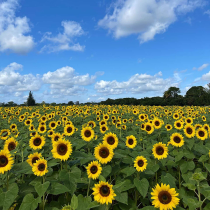
#> input picture A02/the_berry_farms_sunflower_field.jpeg, 210 x 210 px, shrunk from 1440 x 1440 before the run
$ jupyter execute --allow-errors IPMVASS02.ipynb   (Python 2 division)   (older library calls are emulated)
#> lines starting #> are read from the running program, lines starting #| are printed output that depends on the picture
[cell 1]
import cv2
import numpy as np

# Load the image
image_path = 'the_berry_farms_sunflower_field.jpeg'
im = cv2.imread(image_path, cv2.IMREAD_REDUCED_COLOR_4)
#> im is the input picture: shape (210, 210, 3); mean B, G, R 119.8, 125.3, 100.4
gray = cv2.cvtColor(im, cv2.COLOR_BGR2GRAY)
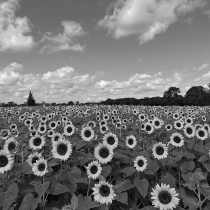
#> gray: shape (210, 210); min 5, max 251, mean 117.2

# Define the range of sigma values
sigma_values = np.linspace(1, 10, 20)  # You can adjust the range as needed

# Initialize variables to store the detected circles and their parameters
detected_circles = []

# Loop through different sigma values
for sigma in sigma_values:
    # Apply Gaussian blur with the current sigma value
    blurred = cv2.GaussianBlur(gray, (0, 0), sigma)

    # Compute the Laplacian of Gaussian (LoG)
    log = cv2.Laplacian(blurred, cv2.CV_64F)

    # Apply a threshold to the LoG output to detect blob-like structures
    threshold = 0.03  # Adjust the threshold as needed
    blob_mask = (log > threshold)

    # Find contours of blob-like structures
    contours, _ = cv2.findContours(np.uint8(blob_mask), cv2.RETR_EXTERNAL, cv2.CHAIN_APPROX_SIMPLE)

    # Filter and draw circles based on the contours
    for contour in contours:
        # Calculate the center and radius of the circle
        ((x, y), radius) = cv2.minEnclosingCircle(contour)
        detected_circles.append((int(x), int(y), int(radius)))
#> this loop made 20 passes
#> pass 1, `blurred = cv2.GaussianBlur(gray, (0, 0), sigma)`:
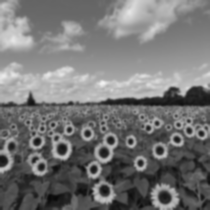
#> blurred: shape (210, 210); min 8, max 241, mean 117.2
#> pass 1, `log = cv2.Laplacian(blurred, cv2.CV_64F)`:
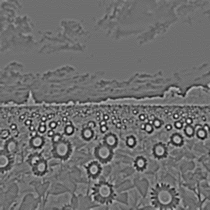
#> log: shape (210, 210) float64; min -63, max 82, mean 0; drawn with min black and max white
#> pass 1, `blob_mask = (log > threshold)`:
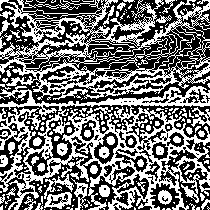
#> blob_mask: shape (210, 210) bool; 45.8% white in thin lines or dots
#> after the loop:
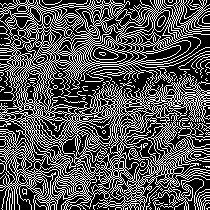
#> blob_mask: shape (210, 210) bool; 33.6% white in thin lines or dots
#> after the loop:
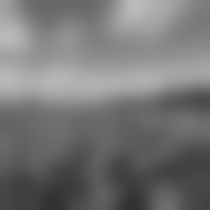
#> blurred: shape (210, 210); min 48, max 187, mean 117.2
#> after the loop, detected_circles = 4447 items, first 6: (82, 209, 0), (50, 209, 0), (44, 209, 0), (168, 209, 2), (163, 208, 1), (197, 208, 1)

# Draw the detected circles on the image
output_image = im.copy()
for x, y, radius in detected_circles:
    cv2.circle(output_image, (x, y), radius, (0, 255, 0), 2)
#> this loop made 4447 passes
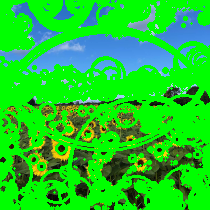
#> output_image: shape (210, 210, 3); mean B, G, R 42.6, 202.6, 29

# Display or save the output image
cv2.imshow("Detected Circles", output_image)
cv2.waitKey(0)
cv2.destroyAllWindows()

[cell 2]
import numpy as np
from scipy.optimize import minimize
from scipy import linalg
import matplotlib.pyplot as plt
import math
from scipy import optimize
import random
from matplotlib.patches import Circle

# Code 2:

# Constants
NUM_POINTS = 100
HALF_NUM_POINTS = NUM_POINTS // 2
CIRCLE_RADIUS = 10
CIRCLE_CENTER_X, CIRCLE_CENTER_Y = 2, 3
NOISE_SCALE = CIRCLE_RADIUS / 16

# Generate points on a circle and a line
circle_angles = np.random.uniform(0, 2 * np.pi, HALF_NUM_POINTS)
circle_noise = NOISE_SCALE * np.random.randn(HALF_NUM_POINTS)
circle_x = CIRCLE_CENTER_X + (CIRCLE_RADIUS + circle_noise) * np.cos(circle_angles)
circle_y = CIRCLE_CENTER_Y + (CIRCLE_RADIUS + circle_noise) * np.sin(circle_angles)
circle_points = np.hstack((circle_x.reshape(HALF_NUM_POINTS, 1), circle_y.reshape(HALF_NUM_POINTS, 1)))

line_slope = 1.0
line_intercept = 2
line_x = np.linspace(-12, 12, HALF_NUM_POINTS)
line_y = line_slope * line_x + line_intercept + NOISE_SCALE * np.random.randn(HALF_NUM_POINTS)
line_points = np.hstack((line_x.reshape(HALF_NUM_POINTS, 1), line_y.reshape(HALF_NUM_POINTS, 1)))

# Combine circle and line points
all_points = np.vstack((circle_points, line_points))

# Create a figure and plot the points
fig, ax = plt.subplots(1, 1, figsize=(8, 8))

ax.scatter(line_points[:, 0], line_points[:, 1], label='Line', color='blue')
ax.scatter(circle_points[:, 0], circle_points[:, 1], label='Circle', color='green')

ground_truth_circle = plt.Circle((CIRCLE_CENTER_X, CIRCLE_CENTER_Y), CIRCLE_RADIUS, color='red', fill=False, label='Ground truth circle')
ax.add_patch(ground_truth_circle)
ax.plot(CIRCLE_CENTER_X, CIRCLE_CENTER_Y, '+', color='red')

x_min, x_max = ax.get_xlim()
x_range = np.array([x_min, x_max])
y_range = line_slope * x_range + line_intercept
plt.plot(x_range, y_range, color='purple', label='Ground truth line')

plt.legend()
plt.show()

# Code 3:

# Dataset
num_samples = all_points.shape[0]
data = all_points

# [8 lines left out: function calculate_distance, not called in this run]

def calc_tls(x, indices):
    a_val = x[0]
    b_val = x[1]
    d_val = x[2]

    return np.sum(np.square(a_val * data[indices, 0] + b_val * data[indices, 1] - d_val))

def g_constraint(x):
    return x[0] ** 2 + x[1] ** 2 - 1

def parallel_constraint(x):
    # Ensure that the RANSAC line is nearly parallel to the ground truth line
    # The constraint enforces that the direction (a, b) is close to the ground truth direction
    parallel_direction = np.array([line_slope, -1])  # Direction of the ground truth line
    direction = np.array([x[0], x[1]])  # Direction of the RANSAC line
    return np.dot(parallel_direction, direction)

constraints = ({'type': 'eq', 'fun': g_constraint}, {'type': 'eq', 'fun': parallel_constraint})

def best_fit_line(X, x_params, threshold):
    a_val = x_params[0]
    b_val = x_params[1]
    d_val = x_params[2]

    errors = np.absolute(a_val * X[:, 0] + b_val * X[:, 1] - d_val)

    return errors < threshold

threshold_value = 1.0
num_outliers = 0.5 * num_samples
max_iterations = 100
iteration_count = 0
best_line_model = []
best_error = np.inf
best_sample_line = []
best_inlier_line = []

while iteration_count < max_iterations:
    random_indices = np.random.randint(0, num_samples, 2)
    initial_params = np.array([1, 1, 0])
    result = minimize(fun=calc_tls, args=random_indices, x0=initial_params, tol=1e-6, constraints=constraints, options={'disp': True})
    inlier_mask = best_fit_line(data, result.x, threshold_value)

    if inlier_mask.sum() > num_outliers:
        initial_params = result.x
        result = minimize(fun=calc_tls, args=inlier_mask, x0=initial_params, tol=1e-6, constraints=constraints, options={'disp': True})
        if result.fun < best_error:
            best_error = result.fun
            best_line_model = result.x
            best_sample_line = data[random_indices, :]
            best_inlier_line = inlier_mask
            result_with_sample = initial_params
            print("Best line model: ", best_line_model)
            print("Best error: ", best_error)
            print("Best sample: ", best_sample_line)
            print("Best inlier: ", best_inlier_line)
            print("Number of inliers: ", best_inlier_line.sum())
            print("Number of outliers: ", num_samples - best_inlier_line.sum())
            print("Number of iterations: ", iteration_count)
            print("------------------------------------------------------")

    iteration_count += 1

print("The Best Line model obtained: ", best_line_model)

fig, ax = plt.subplots(1, 1, figsize=(8, 8))
ax.scatter(data[:, 0], data[:, 1], label='All points')
ax.scatter(data[best_inlier_line, 0], data[best_inlier_line, 1], color='yellow', label='Inliers')
#> (the rest of this cell did not finish here and is left out)

[cell 3]
import numpy as np
from scipy.optimize import minimize
from scipy import linalg
import matplotlib.pyplot as plt
import math
import random
from matplotlib.patches import Circle

# Code 2:

# Constants
NUM_POINTS = 100
HALF_NUM_POINTS = NUM_POINTS // 2
CIRCLE_RADIUS = 10
CIRCLE_CENTER_X, CIRCLE_CENTER_Y = 2, 3
NOISE_SCALE = CIRCLE_RADIUS / 16

# Generate points on a circle and a line
circle_angles = np.random.uniform(0, 2 * np.pi, HALF_NUM_POINTS)
circle_noise = NOISE_SCALE * np.random.randn(HALF_NUM_POINTS)
circle_x = CIRCLE_CENTER_X + (CIRCLE_RADIUS + circle_noise) * np.cos(circle_angles)
circle_y = CIRCLE_CENTER_Y + (CIRCLE_RADIUS + circle_noise) * np.sin(circle_angles)
circle_points = np.hstack((circle_x.reshape(HALF_NUM_POINTS, 1), circle_y.reshape(HALF_NUM_POINTS, 1)))

# Adjusted slope and intercept for the ground truth line
line_slope = 0.8
line_intercept = 2
line_x = np.linspace(-12, 12, HALF_NUM_POINTS)
line_y = line_slope * line_x + line_intercept + NOISE_SCALE * np.random.randn(HALF_NUM_POINTS)
line_points = np.hstack((line_x.reshape(HALF_NUM_POINTS, 1), line_y.reshape(HALF_NUM_POINTS, 1)))

# Combine circle and line points
all_points = np.vstack((circle_points, line_points))

# Create a figure and plot the points
fig, ax = plt.subplots(1, 1, figsize=(8, 8))

ax.scatter(line_points[:, 0], line_points[:, 1], label='Line', color='blue')
ax.scatter(circle_points[:, 0], circle_points[:, 1], label='Circle', color='green')

ground_truth_circle = plt.Circle((CIRCLE_CENTER_X, CIRCLE_CENTER_Y), CIRCLE_RADIUS, color='red', fill=False, label='Ground truth circle')
ax.add_patch(ground_truth_circle)
ax.plot(CIRCLE_CENTER_X, CIRCLE_CENTER_Y, '+', color='red')

x_min, x_max = ax.get_xlim()
x_range = np.array([x_min, x_max])
y_range = line_slope * x_range + line_intercept
plt.plot(x_range, y_range, color='purple', label='Ground truth line')

plt.legend()
plt.show()

# Code 3:

# Dataset
num_samples = all_points.shape[0]
data = all_points

# [8 lines left out: function calculate_distance, not called in this run]

def calc_tls(x, indices):
    a_val = x[0]
    b_val = x[1]
    d_val = x[2]

    return np.sum(np.square(a_val * data[indices, 0] + b_val * data[indices, 1] - d_val))

def g_constraint(x):
    return x[0] ** 2 + x[1] ** 2 - 1

constraints = ({'type': 'eq', 'fun': g_constraint})

def best_fit_line(X, x_params, threshold):
    a_val = x_params[0]
    b_val = x_params[1]
    d_val = x_params[2]

    errors = np.absolute(a_val * X[:, 0] + b_val * X[:, 1] - d_val)

    return errors < threshold

threshold_value = 1.0
num_outliers = 0.5 * num_samples
max_iterations = 100
iteration_count = 0
best_line_model = []
best_error = np.inf
best_sample_line = []
best_inlier_line = []

while iteration_count < max_iterations:
    random_indices = np.random.randint(0, num_samples, 2)
    initial_params = np.array([1, 1, 0])
    result = minimize(fun=calc_tls, args=random_indices, x0=initial_params, tol=1e-6, constraints=constraints, options={'disp': True})
    inlier_mask = best_fit_line(data, result.x, threshold_value)

    if inlier_mask.sum() > num_outliers:
        initial_params = result.x
        result = minimize(fun=calc_tls, args=inlier_mask, x0=initial_params, tol=1e-6, constraints=constraints, options={'disp': True})
        if result.fun < best_error:
            best_error = result.fun
            best_line_model = result.x
            best_sample_line = data[random_indices, :]
            best_inlier_line = inlier_mask
            result_with_sample = initial_params
            print("Best line model: ", best_line_model)
            print("Best error: ", best_error)
            print("Best sample: ", best_sample_line)
            print("Best inlier: ", best_inlier_line)
            print("Number of inliers: ", best_inlier_line.sum())
            print("Number of outliers: ", num_samples - best_inlier_line.sum())
            print("Number of iterations: ", iteration_count)
            print("------------------------------------------------------")

    iteration_count += 1

print("The Best Line model obtained: ", best_line_model)

fig, ax = plt.subplots(1, 1, figsize=(8, 8))
ax.scatter(data[:, 0], data[:, 1], label='All points')
ax.scatter(data[best_inlier_line, 0], data[best_inlier_line, 1], color='yellow', label='Inliers')
ax.scatter(best_sample_line[:, 0], best_sample_line[:, 1], color='red', label='Best sample')
x_min, x_max = ax.get_xlim()
x_range = np.array([x_min, x_max])
y_range = (-best_line_model[1] * x_range + best_line_model[2]) / best_line_model[1]
plt.plot(x_range, y_range, label='RANSAC line')
x_range = np.array([x_min, x_max])
y_range = line_slope * x_range + line_intercept
plt.plot(x_range, y_range, color='purple', label='Ground truth line')
plt.legend()
plt.show()

# Code 4:

def calculate_circle_parameters(points):
    x1, y1 = points[0]
    x2, y2 = points[1]
    x3, y3 = points[2]

    D_value = 2 * (x1 * (y2 - y3) + x2 * (y3 - y1) + x3 * (y1 - y2))
    Ux_value = ((x1 ** 2 + y1 ** 2) * (y2 - y3) + (x2 ** 2 + y2 ** 2) * (y3 - y1) + (x3 ** 2 + y3 ** 2) * (y1 - y2)) / D_value
    Uy_value = ((x1 ** 2 + y1 ** 2) * (x3 - x2) + (x2 ** 2 + y2 ** 2) * (x1 - x3) + (x3 ** 2 + y3 ** 2) * (x2 - x1)) / D_value

    radius_value = np.sqrt((x1 - Ux_value) ** 2 + (y1 - Uy_value) ** 2)

    return Ux_value, Uy_value, radius_value

def fit_circle_ransac(points, num_iterations, error_threshold, min_consensus):
#> called with points = array of shape (50, 2), num_iterations = 1000, error_threshold = 0.85, min_consensus = 40
    best_circle = None
    best_inliers = []

    for _ in range(num_iterations):
        sample_indices = np.random.choice(len(points), 3, replace=False)
        sample_points = points[sample_indices]
        circle_x, circle_y, circle_radius = calculate_circle_parameters(sample_points)
        radial_errors = np.abs(np.sqrt((points[:, 0] - circle_x) ** 2 + (points[:, 1] - circle_y) ** 2) - circle_radius)
        inliers = np.where(radial_errors < error_threshold)[0]
        if len(inliers) >= min_consensus and len(inliers) > len(best_inliers):
            best_inliers = inliers
            best_circle = (circle_x, circle_y, circle_radius)

    return best_circle, best_inliers

num_circle_iterations = 1000
circle_error_threshold = 0.85
circle_min_consensus = 40

best_circle_parameters, circle_inliers = fit_circle_ransac(circle_points, num_circle_iterations, circle_error_threshold, circle_min_consensus)

# Code 5:

outliers_indices = np.where(np.logical_not(best_inlier_line))[0]
outliers_data = data[outliers_indices, :]

plt.subplots(figsize=(8, 8))
plt.scatter(outliers_data[:, 0], outliers_data[:, 1], color='red')
plt.show()
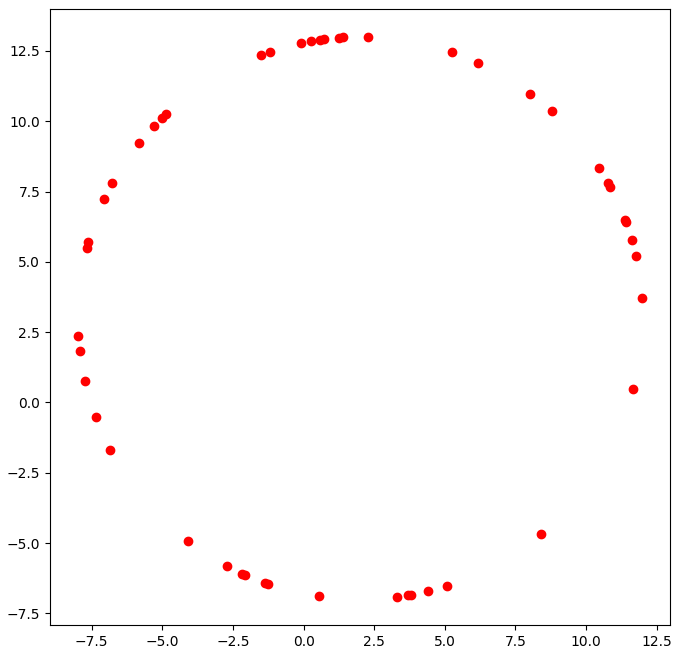
#> figure drawn by matplotlib, 1 panel

# Code 6:

# Plotting the results
fig, ax = plt.subplots(1, 1, figsize=(8, 8))

# Scatter plot for the noisy point set
ax.scatter(all_points[:, 0], all_points[:, 1], label='Noisy Points', color='blue')
ax.scatter(circle_points[:, 0], circle_points[:, 1], label='Circle', color='green')

if best_circle_parameters is not None:  # Check if the circle was successfully estimated
    circle_x, circle_y, circle_radius = best_circle_parameters
    fitted_circle = Circle((circle_x, circle_y), circle_radius, color='green', fill=False, label='Best Fit Circle')
    ax.add_patch(fitted_circle)
    ax.scatter(circle_points[circle_inliers, 0], circle_points[circle_inliers, 1], color='orange', label='Circle Inliers')
ground_truth_circle = Circle((CIRCLE_CENTER_X, CIRCLE_CENTER_Y), CIRCLE_RADIUS, color='red', fill=False, label='Ground Truth Circle')
ax.add_patch(ground_truth_circle)
ax.plot(CIRCLE_CENTER_X, CIRCLE_CENTER_Y, '+', color='red')
ax.legend()
ax.set_xlabel('X')
ax.set_ylabel('Y')
ax.set_title('Line and Circle Fitting using RANSAC')

plt.show()
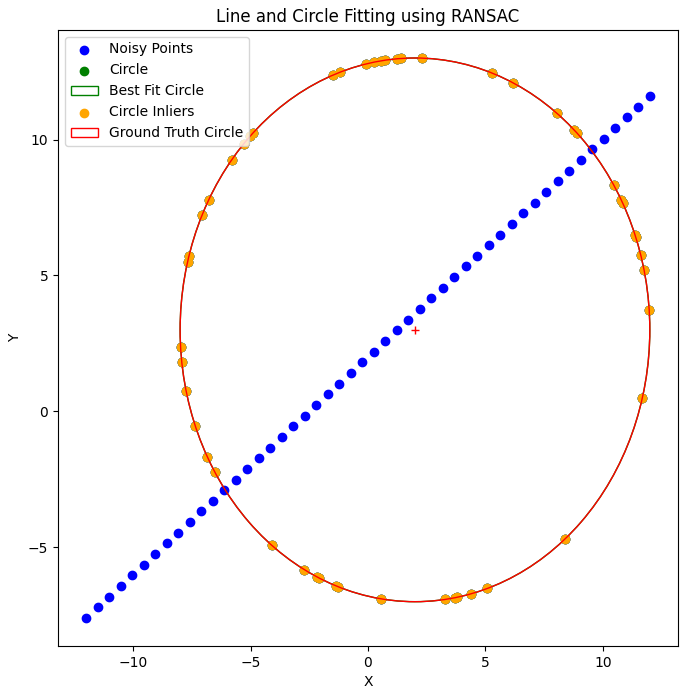
#> figure drawn by matplotlib, 1 panel

# Code 7

fig, ax = plt.subplots(figsize=(8, 8))
ax.scatter(all_points[:, 0], all_points[:, 1], label='Noisy Points', color='blue')
ax.scatter(circle_points[:, 0], circle_points[:, 1], label='Circle', color='green')
circle_x, circle_y, circle_radius = best_circle_parameters
fitted_circle = Circle((circle_x, circle_y), circle_radius, color='green', fill=False, label='Best Fit Circle')
ax.add_patch(fitted_circle)
ax.scatter(circle_points[circle_inliers, 0], circle_points[circle_inliers, 1], color='red', label='Circle Inliers')
ground_truth_circle = Circle((CIRCLE_CENTER_X, CIRCLE_CENTER_Y), CIRCLE_RADIUS, color='red', fill=False, label='Ground Truth Circle')
ax.add_patch(ground_truth_circle)
ax.plot(CIRCLE_CENTER_X, CIRCLE_CENTER_Y, '+', color='red')
x_min, x_max = ax.get_xlim()
x_range = np.array([x_min, x_max])
y_range = (-best_line_model[1] * x_range + best_line_model[2]) / best_line_model[1]
plt.plot(x_range, y_range, label='RANSAC line')
x_range = np.array([x_min, x_max])
y_range = line_slope * x_range + line_intercept
plt.plot(x_range, y_range, color='purple', label='Ground truth line')
plt.legend()
plt.show()
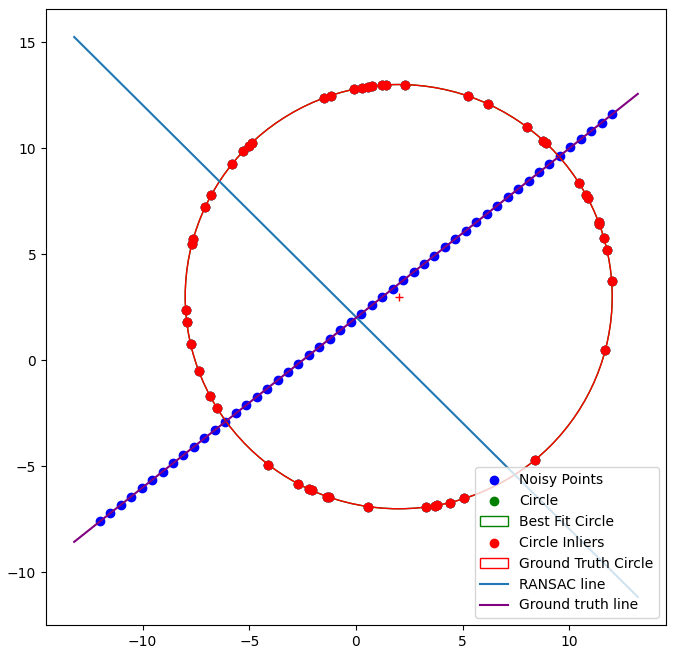
#> figure drawn by matplotlib, 1 panel
